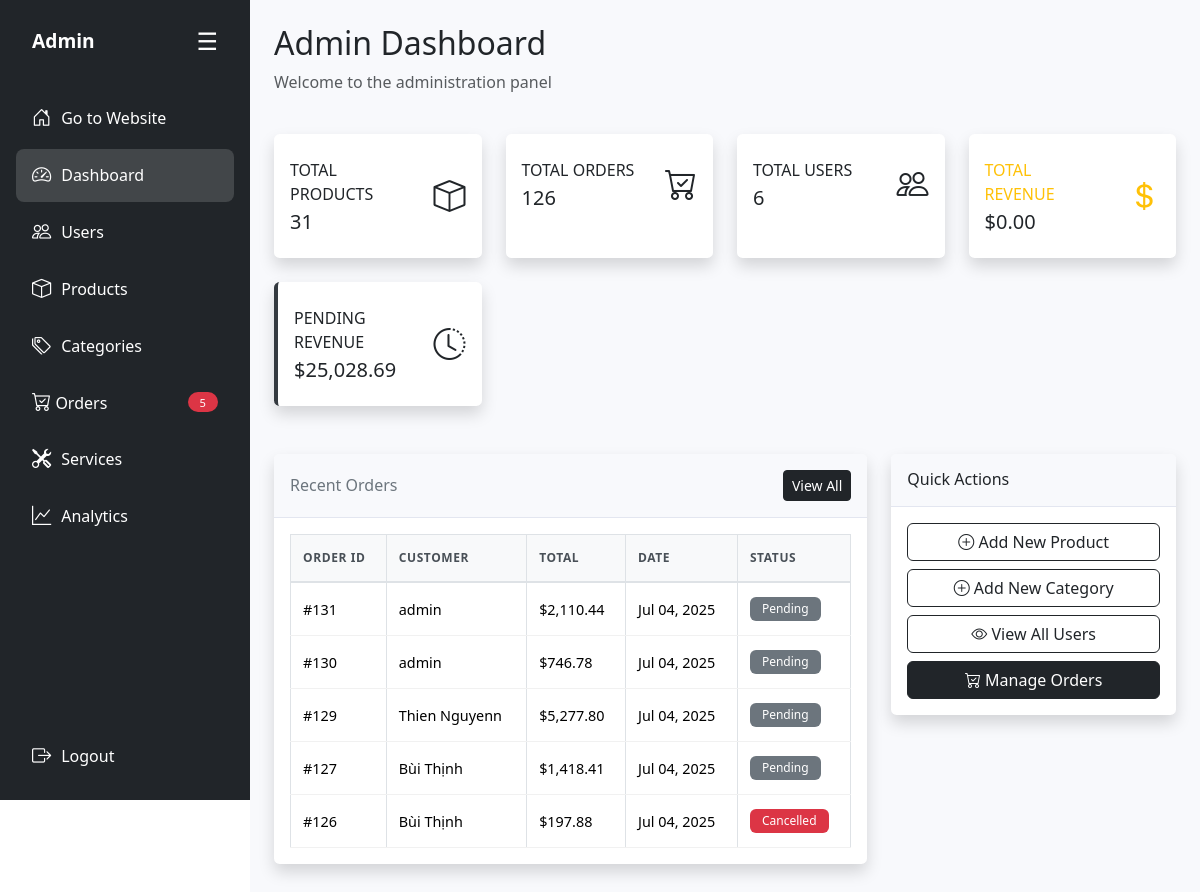
/admin/home-page/admin.php (signed in), run on an earlier commit of the app's database.
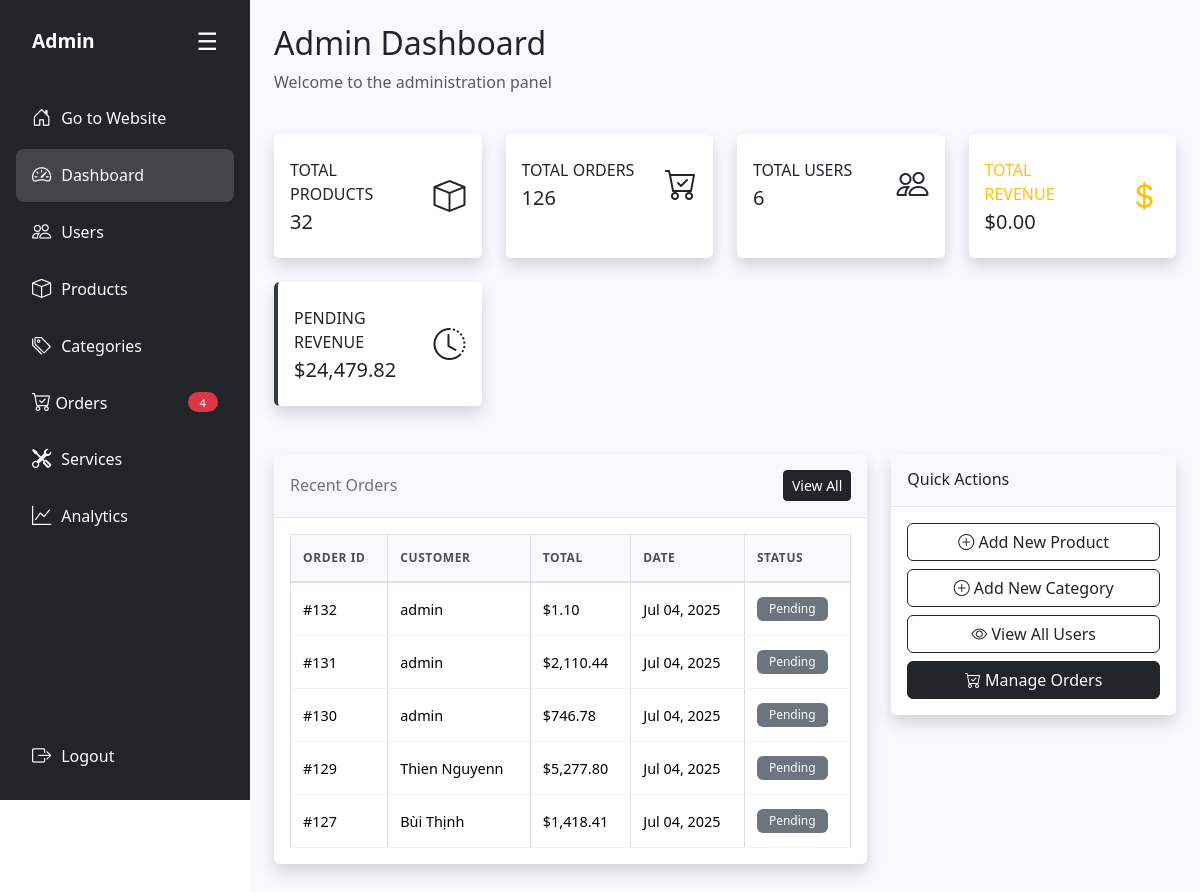
And on a later commit of the database.
### tables this page shows
CREATE TABLE `bill` (
  `id` int(11) NOT NULL,
  `user_id` int(11) DEFAULT NULL,
  `order_date` datetime DEFAULT current_timestamp(),
  `order_name` varchar(50) NOT NULL,
  `order_phone` varchar(50) NOT NULL,
  `order_address` varchar(255) DEFAULT NULL,
  `order_total` decimal(12,2) DEFAULT NULL,
  `order_paymethod` tinyint(1) NOT NULL DEFAULT 0 COMMENT '0: thanh toán offline, 1: thanh toán online',
  `order_status` varchar(20) DEFAULT 'Pending'
);

CREATE TABLE `site_user` (
  `id` int(11) NOT NULL,
  `name` varchar(50) DEFAULT NULL,
  `address` varchar(255) DEFAULT NULL,
  `email` varchar(255) NOT NULL,
  `phone` varchar(50) DEFAULT NULL,
  `username` varchar(50) NOT NULL,
  `password` varchar(255) NOT NULL,
  `role` tinyint(1) NOT NULL DEFAULT 0,
  `reset_token` varchar(64) DEFAULT NULL
);

### admin/home-page/admin.php (the view, shortened to what the changed rows need)
<?php
$current_page = 'dashboard';
require_once '../includes/admin-layout.php';
?>
<div class="row mb-4">
    <div class="col-12">
        <h2>Admin Dashboard</h2>
    </div>
</div>
<div class="row mb-4">
    <div class="col-xl-3 col-md-6 mb-4">
        <div class="card border-left-dark shadow h-100 py-2">
            <div class="card-body">
                <div class="row no-gutters align-items-center">
                    <div class="col mr-2">
                        <div class="text-xs font-weight-bold text-dark text-uppercase mb-1">Total Products</div>
                        <div class="h5 mb-0 font-weight-bold text-gray-800">
                            <?php
                            try {
                                $stmt = $conn->prepare("SELECT COUNT(*) as count FROM product");
                                $stmt->execute();
                                echo $stmt->fetch()['count'];
                            } catch (Exception $e) {
                                echo "0";
                            }
                            ?>
                        </div>
                    </div>
                </div>
            </div>
        </div>
    </div>
    <div class="col-xl-3 col-md-6 mb-4">
        <div class="card border-left-warning shadow h-100 py-2">
            <div class="card-body">
                <div class="row no-gutters align-items-center">
                    <div class="col mr-2">
                        <div class="text-xs font-weight-bold text-dark text-uppercase mb-1">Pending Revenue</div>
                        <div class="h5 mb-0 font-weight-bold text-gray-800">
                            <?php
                            try {
                                $stmt = $conn->prepare("
                                    SELECT SUM(order_total) as total
                                    FROM bill
                                    WHERE order_status = 0 OR order_status = 'Pending'
                                ");
                                $stmt->execute();
                                $result = $stmt->fetch();
                                echo "$" . number_format($result['total'] ?? 0, 2);
                            } catch (Exception $e) {
                                echo "$0.00";
                            }
                            ?>
                        </div>
                    </div>
                </div>
            </div>
        </div>
    </div>
</div>
<div class="row">
    <div class="col-lg-8 mb-4">
        <div class="card shadow">
            <div class="card-body">
                <div class="table-responsive">
                    <table class="table table-bordered">
                        <thead>
                            <tr>
                                <th>Order ID</th>
                                <th>Customer</th>
                                <th>Total</th>
                                <th>Date</th>
                                <th>Status</th>
                            </tr>
                        </thead>
                        <tbody>
                            <?php
                            try {
                                $stmt = $conn->prepare("
                                    SELECT b.*, u.name as user_name
                                    FROM bill b
                                    LEFT JOIN site_user u ON b.user_id = u.id
                                    ORDER BY b.order_date DESC
                                    LIMIT 5
                                ");
                                $stmt->execute();
                                while ($order = $stmt->fetch(PDO::FETCH_ASSOC)) {
                                    $status_text = 'Pending';
                                    $status_color = 'secondary';
                                    $status_value = $order['order_status'];
                                    if ($status_value === 'Completed' || $status_value == 1) {
                                        $status_text = 'Completed';
                                        $status_color = 'success';
                                    } elseif ($status_value === 'Shipping') {
                                        $status_text = 'Shipping';
                                        $status_color = 'info';
                                    } elseif ($status_value === 'Cancelled' || $status_value == 2) {
                                        $status_text = 'Cancelled';
                                        $status_color = 'danger';
                                    }
                                    $customer_name = $order['user_name'] ?: $order['order_name'] ?: 'Guest';
                                    echo "<tr>";
                                    echo "<td>#{$order['id']}</td>";
                                    echo "<td>{$customer_name}</td>";
                                    echo "<td>$" . number_format($order['order_total'], 2) . "</td>";
                                    echo "<td>" . date('M d, Y', strtotime($order['order_date'])) . "</td>";
                                    echo "<td><span class='badge bg-{$status_color}'>{$status_text}</span></td>";
                                    echo "</tr>";
                                }
                            } catch (Exception $e) {
                                echo "<tr><td colspan='5' class='text-center text-danger'>Error loading orders</td></tr>";
                            }
                            ?>
                        </tbody>
                    </table>
                </div>
            </div>
        </div>
    </div>
</div>
<?php require_once '../includes/admin-layout-footer.php'; ?>

### admin/includes/admin-layout.php (shortened to what the changed rows need)
<?php
$current_dir = basename(dirname($_SERVER['PHP_SELF']));
$base_path = '';
if ($current_dir == 'home-page') {
    $base_path = '../modules/';
} elseif ($current_dir == 'modules') {
    $base_path = '';
    $dashboard_path = '../home-page/admin.php';
}
$servername = "localhost";
$username = "root";
$password = "";
$dbname = "banhang";
try {
    $conn = new PDO("mysql:host=$servername;dbname=$dbname;charset=utf8mb4", $username, $password);
    $conn->setAttribute(PDO::ATTR_ERRMODE, PDO::ERRMODE_EXCEPTION);
    $conn->setAttribute(PDO::ATTR_DEFAULT_FETCH_MODE, PDO::FETCH_ASSOC);
    $new_orders_count = 0;
    try {
        $admin_id = $_SESSION['user_id'] ?? 0;
        $last_view_stmt = $conn->prepare("SELECT last_view_time FROM admin_order_views WHERE admin_user_id = ?");
        $last_view_stmt->execute([$admin_id]);
        $last_view = $last_view_stmt->fetch();
        $last_view_time = $last_view ? $last_view['last_view_time'] : '1970-01-01 00:00:00';
        $count_stmt = $conn->prepare("
            SELECT COUNT(*) as count
            FROM bill
            WHERE order_date > ?
            AND order_date >= DATE_SUB(NOW(), INTERVAL 24 HOUR)
        ");
        $count_stmt->execute([$last_view_time]);
        $result = $count_stmt->fetch();
        $new_orders_count = $result['count'];
    } catch (Exception $e) {
        $new_orders_count = 0;
    }
} catch (PDOException $e) {
    die("Database connection failed: " . $e->getMessage());
}
$current_page = $current_page ?? 'dashboard';
?>
<!DOCTYPE html>
<html lang="en">
<head>
    <link href="https://cdn.jsdelivr.net/npm/bootstrap@5.3.3/dist/css/bootstrap.min.css" rel="stylesheet">
    <link href="https://cdn.jsdelivr.net/npm/bootstrap-icons@1.11.1/font/bootstrap-icons.css" rel="stylesheet">
    <link rel="stylesheet" href="../../asset/admin-style.css">
</head>
<body>
    <div class="d-flex">
        <div id="sidebar" class="bg-dark text-white p-3 sidebar d-flex flex-column justify-content-between">
            <div>
                <ul class="nav flex-column">
                    <li class="nav-item">
                        <a href="<?php echo $base_path; ?>orders.php" class="nav-link text-white <?php echo $current_page == 'orders' ? 'active' : ''; ?> d-flex justify-content-between align-items-center">
                            <span><i class="bi bi-cart-check"></i> <span>Orders</span></span>
                            <?php if ($new_orders_count > 0): ?>
                                <span id="new-orders-badge" class="badge bg-danger rounded-pill"><?php echo $new_orders_count; ?></span>
                            <?php endif; ?>
                        </a>
                    </li>
                </ul>
            </div>
        </div>
        <div class="content flex-fill p-4">
            <div id="admin-content">

What changed in the data, as far as the page shows it:
no longer on this page (row unchanged): bill: id "126", user.name "Bùi Thịnh", order_total "197.88", order_date "Jul 04, 2025", order_status "Cancelled"
added bill: id "132", user.name "admin", order_total "1.10", order_date "Jul 04, 2025", status_text "Pending"
Also different on the page:
$new_orders_count: "5" → "4"
$stmt->fetch()['count']: "31" → "32"
$result['total']: "25,028.69" → "24,479.82"
